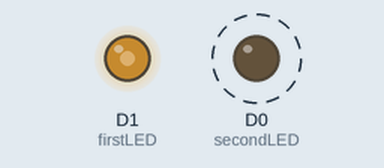
Simulated run of this sketch. Board: ESP8266 (NodeMCU). Shown: output pins drawn as LEDs (lit = HIGH). Dashed ring = blinking. What the sketch prints to the serial monitor is not drawn.

Above: at 0.05 s.
Timing chart, 0 to 3.0 s (numbered marks = the images above):
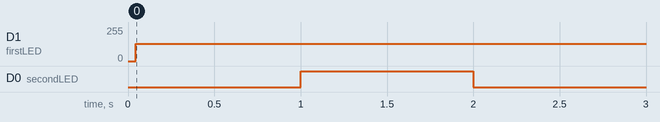

Measured:
- by itself, D1 (firstLED): 0/255 → 128/255 at 0.05 s
- by itself, D0 (secondLED): alternates HIGH for 1.0 s and LOW for 1.0 s

The sketch:

TimerBlinkLeds.ino
```cpp
#define firstLED  D1
#define secondLED D0

volatile int countToThousand = 0;
void inline blinkLeds(){
  digitalWrite(firstLED,!digitalRead(firstLED));
  countToThousand++; // When timer1 reaches 1000 ticks(1 second): Toggle secondLED
  if(countToThousand == 1000){
    Serial.println("Yayyyyy!");
    digitalWrite(secondLED,!digitalRead(secondLED));
    countToThousand = 0;
  }
}

void setup() {
  Serial.begin(9600);
  pinMode(firstLED,OUTPUT);
  pinMode(secondLED,OUTPUT);

  noInterrupts(); //Just to ensure there is no other interrupt at this moment; Can be removed if you want
  timer1_isr_init();
  timer1_attachInterrupt(blinkLeds); //Interrupt routine
  timer1_enable(TIM_DIV16, TIM_EDGE, TIM_LOOP); // Divide by 16: 5MHz; Edge Triggered; Auto enable Global Interrupt Bit
  timer1_write(5000); //5000 ticks at 5MHz <=> 1kHz
  interrupts(); // Enable Interrupt Bit

}

void loop() {
  // put your main code here, to run repeatedly:

}
```
